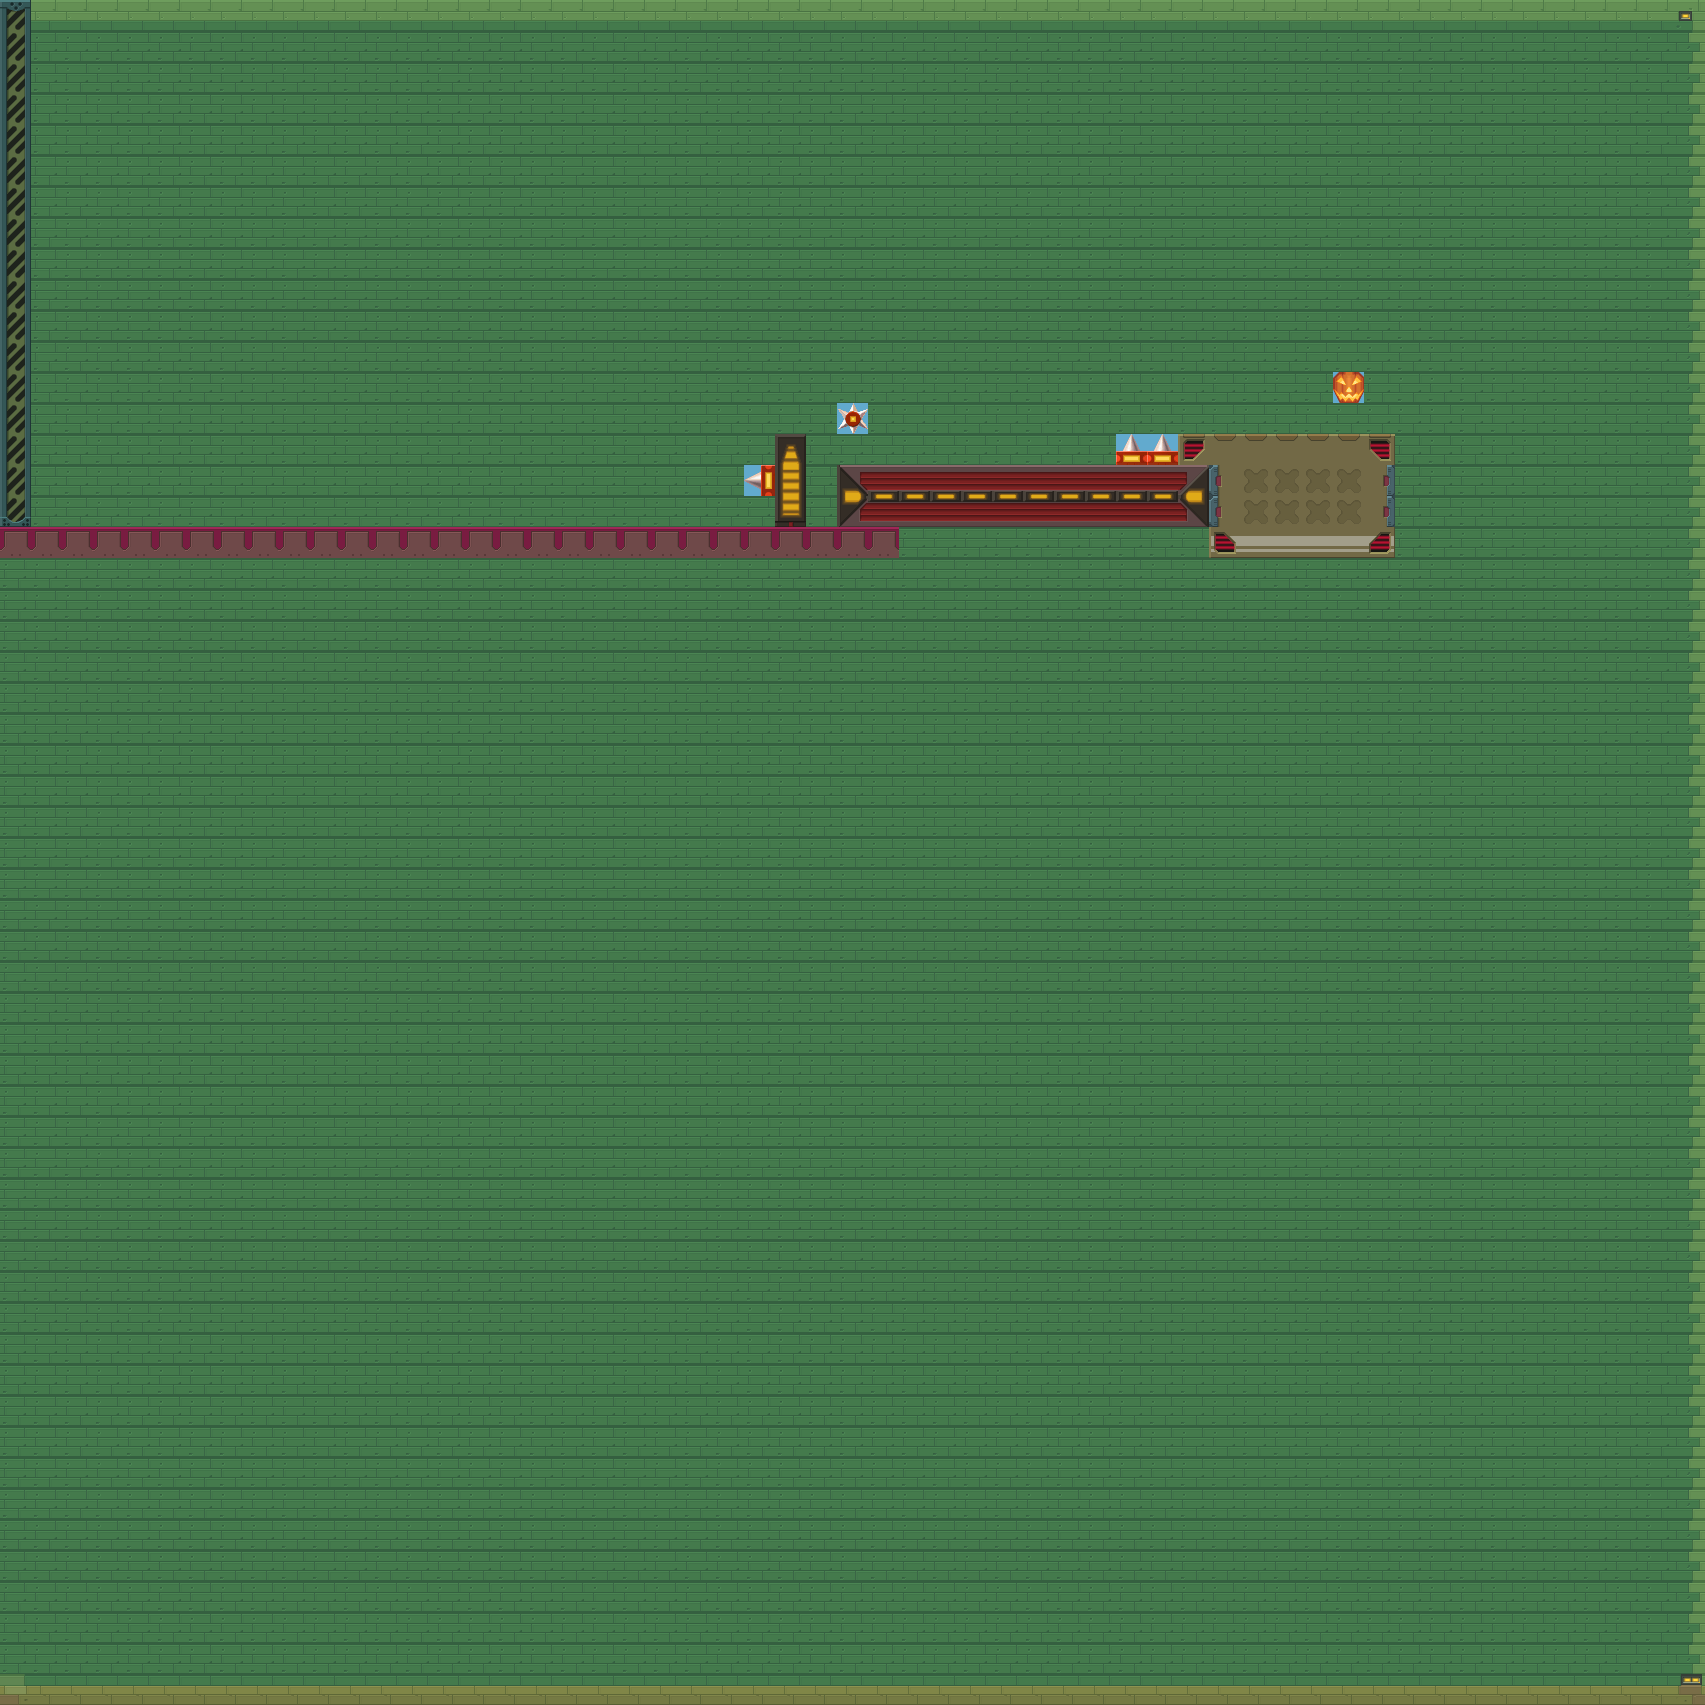

A level layout from a 2D game, rendered from its tile map. Below: a short description, then the map file with tile-grid data replaced by summaries:
An orthogonal 55x55 tile map with 31x31 px tiles, 4 tile layers (bgLayer, level1Layer, die1Layer, win1Layer).

<map version="1.0" orientation="orthogonal" renderorder="right-down" width="55" height="55" tilewidth="31" tileheight="31" nextobjectid="1">
 <tileset firstgid="1" name="tileset" tilewidth="31" tileheight="31" spacing="1" margin="1" tilecount="720">
  <image source="tileset.png" trans="62aace" width="769" height="961" />
 </tileset>
 <layer name="bgLayer" width="55" height="55">
  <data>[3025 cells, 3025 non-empty, 8 distinct tile ids]</data>
 </layer>
 <layer name="level1Layer" width="55" height="55">
  <data>[3025 cells, 98 non-empty, 22 distinct tile ids]</data>
 </layer>
 <layer name="die1Layer" width="55" height="55">
  <data>[3025 cells, 4 non-empty, 3 distinct tile ids]</data>
 </layer>
 <layer name="win1Layer" width="55" height="55">
  <data>[3025 cells, 1 non-empty, 1 distinct tile ids]</data>
 </layer>
</map>